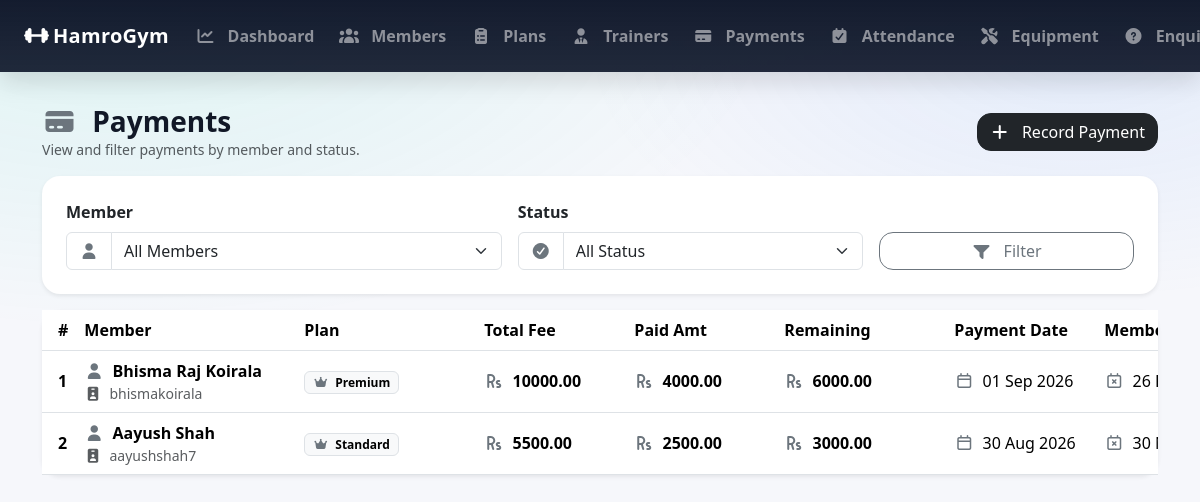
Page /admin_payments/ (signed in) on the committed database.
### GymApp/models.py (models this page shows, shortened)
class Payment(models.Model):
    PAYMENT_MODE_CHOICES = [
        ('CASH', 'Cash'),
        ('ONLINE', 'Online')
    ]
    PAYMENT_STATUS_CHOICES = [
        ('PAID', 'Paid'),
        ('PENDING', 'Pending')
    ]
    member = models.ForeignKey(
        MemberProfile,
        on_delete=models.CASCADE, # if member is deleted, delete payments
        related_name='payments' # access payments via member.payments
    )
    plan = models.ForeignKey(
        MembershipPlan,
        on_delete=models.SET_NULL, # if plan is deleted, set to null
        null=True, blank=True,
        related_name='payments'
    )
    amount = models.DecimalField(max_digits=8, decimal_places=2)
    payment_date = models.DateField(default=timezone.now)
    mode = models.CharField(max_length=50, choices=PAYMENT_MODE_CHOICES)
    status = models.CharField(max_length=50, choices=PAYMENT_STATUS_CHOICES)
    notes = models.TextField(blank=True) # optional field for any additional notes about the payment

class MemberProfile(models.Model):
    GENDER_CHOICES = (
        ('MALE', 'Male'),
        ('FEMALE', 'Female'),
        ('OTHER', 'Other'),
    )
    user = models.OneToOneField(settings.AUTH_USER_MODEL, on_delete=models.CASCADE, related_name='member_profile')
    full_name = models.CharField(max_length=100)
    mobile = models.CharField(max_length=15)
    age = models.PositiveIntegerField(null=True, blank=True)
    gender = models.CharField(max_length=10, choices=GENDER_CHOICES, null=True, blank=True)
    address = models.TextField(blank=True)
    join_date = models.DateField(default=timezone.now)
    plan = models.ForeignKey(MembershipPlan,
                             on_delete=models.SET_NULL, # If plan is deleted, set to null
                             null=True, blank=True,
                             related_name='members'
                             )
    trainer = models.ForeignKey(
        Trainer,
        on_delete=models.SET_NULL,  # If trainer is deleted, set to null
        null=True, blank=True,
        related_name='members' # access members via trainer.members
    )
    membership_start = models.DateField(null=True, blank=True)
    membership_end = models.DateField(null=True, blank=True)
    is_membership_active = models.BooleanField(default=True)

class User(AbstractUser):
    ROLE_CHOICES = [
        ('ADMIN', 'Admin'),
        ('MEMBER', 'Member'),
    ]
    role = models.CharField(max_length=20, choices=ROLE_CHOICES, default='MEMBER')

class MembershipPlan(models.Model):
    name = models.CharField(max_length=100)
    duration_months = models.PositiveIntegerField()
    fee = models.PositiveIntegerField()
    description = models.TextField(blank=True)

### GymApp/views.py (the view)
    def wrapper(request, *args, **kwargs):
        if not request.user.is_authenticated or getattr(request.user, 'role', None) != 'ADMIN':
            messages.error(request, 'You must be logged in as an admin to access this page.')
            return redirect('admin_login')  # Redirect to the admin login page
        return view_func(request, *args, **kwargs)

### GymApp/views.py (called while the page is built)
def admin_required(view_func):
    def wrapper(request, *args, **kwargs):
        if not request.user.is_authenticated or getattr(request.user, 'role', None) != 'ADMIN':
            messages.error(request, 'You must be logged in as an admin to access this page.')
            return redirect('admin_login')  # Redirect to the admin login page
        return view_func(request, *args, **kwargs)
    return wrapper

### GymApp/templates/admin_payments_list.html (shortened to what this page needs)
{% extends 'base.html' %}
{% block content %}
<div class="d-flex flex-wrap justify-content-between align-items-center gap-2 mb-3">
<div>
    <h3 class="mb-0 fw-bold">
        <i class="fa-solid fa-credit-card me-2 text-secondary"></i>
        Payments
    </h3>
    <div class="text-muted small">
        View and filter payments by member and status.
    </div>
</div>
<a href="{% url 'admin_payment_add' %}"
   class="btn btn-dark"
   style="border-radius:14px;">
    <i class="fa-solid fa-plus me-2"></i>
    Record Payment
</a>
</div>
<div class="card border-0 shadow-sm mb-3"
     style="border-radius:18px;">
<div class="card-body p-3 p-md-4">
    <form method="get" class="row g-3 align-items-end">
        <div class="col-12 col-md-5">
            <label class="form-label fw-semibold">
                Member
            </label>
            <div class="input-group">
                <span class="input-group-text bg-white">
                    <i class="fa-solid fa-user text-secondary"></i>
                </span>
                <select name="member_id" class="form-select">
                    <option value="">
                        All Members
                    </option>
                </select>
            </div>
        </div>
        <div class="col-12 col-md-4">
            <label class="form-label fw-semibold">
                Status
            </label>
            <div class="input-group">
                <span class="input-group-text bg-white">
                    <i class="fa-solid fa-circle-check text-secondary"></i>
                </span>
                <select name="status" class="form-select">
                    <option value="">
                        All Status
                    </option>
                </select>
            </div>
        </div>
        <div class="col-12 col-md-3">
            <button type="submit"
                    class="btn btn-outline-secondary w-100"
                    style="border-radius:14px;">
                <i class="fa-solid fa-filter me-2"></i>
                Filter
            </button>
        </div>
    </form>
</div>
</div>
<div class="card border-0 shadow-sm"
     style="border-radius:18px;">
<div class="card-body p-0">
    <div class="table-responsive">
        <table class="table table-hover align-middle mb-0">
            <thead style="background: rgba(15,23,42,.98); color:#fff;">
                <tr>
                    <th class="ps-3" style="width:60px;">
                        #
                    </th>
                    <th style="min-width:220px;">
                        Member
                    </th>
                    <th style="min-width:180px;">
                        Plan
                    </th>
                    <th style="min-width:150px;">
                        Total Fee
                    </th>
                    <th style="min-width:150px;">
                        Paid Amt
                    </th>
                    <th style="min-width:170px;">
                        Remaining
                    </th>
                    <th style="min-width:150px;">
                        Payment Date
                    </th>
                    <th style="min-width:170px;">
                        Membership End
                    </th>
                </tr>
            </thead>
            <tbody>
                {% if payments %}
                    {% for p in payments %}
                        <tr>
                            <td class="ps-3 fw-semibold">
                                {{ forloop.counter }}
                            </td>
                            <td>
                                <div class="fw-semibold">
                                    <i class="fa-solid fa-user me-1 text-secondary"></i>
                                    {{ p.member.full_name }}
                                </div>
                                <div class="small text-muted">
                                    <i class="fa-solid fa-id-badge me-1"></i>
                                    {{ p.member.user.username }}
                                </div>
                            </td>
                            <td>
                                {% if p.plan %}
                                    <span class="badge text-bg-light border">
                                        <i class="fa-solid fa-crown me-1 text-secondary"></i>
                                        {{ p.plan.name }}
                                    </span>
                                {% else %}
                                    <span class="text-muted">
                                        -
                                    </span>
                                {% endif %}
                            </td>
                            <td class="text-nowrap">
                                <span class="fw-bold">
                                    <i class="fa-solid fa-rupee-sign me-1 text-secondary"></i>
                                    {% if p.plan %}
                                        {{ p.plan.fee|floatformat:2 }}
                                    {% else %}
                                        -
                                    {% endif %}
                                </span>
                            </td>
                            <td class="text-nowrap">
                                <span class="fw-bold">
                                    <i class="fa-solid fa-rupee-sign me-1 text-secondary"></i>
                                    {{ p.amount }}
                                </span>
                            </td>
                            <td class="text-nowrap">
                                <span class="fw-bold">
                                    <i class="fa-solid fa-rupee-sign me-1 text-secondary"></i>
                                    {% if p.remaining is not None %}
                                        {{ p.remaining|floatformat:2 }}
                                    {% else %}
                                        -
                                    {% endif %}
                                </span>
                            </td>
                            <td class="text-nowrap">
                                {% if p.payment_date %}
                                    <i class="fa-regular fa-calendar me-1 text-secondary"></i>
                                    {{ p.payment_date|date:"d M Y" }}
                                {% else %}
                                    <span class="text-muted">
                                        -
                                    </span>
                                {% endif %}
                            </td>
                            <td class="text-nowrap">
                                {% if p.membership_end %}
                                    <i class="fa-regular fa-calendar-xmark me-1 text-secondary"></i>
                                    {{ p.membership_end|date:"d M Y" }}
                                {% else %}
                                    <span class="text-muted">
                                        -
                                    </span>
                                {% endif %}
                            </td>
                        </tr>
                    {% endfor %}
                {% endif %}
            </tbody>
        </table>
    </div>
</div>
</div>
{% endblock %}

### GymApp/templates/base.html (style rules this page uses)
:root { --brand: #00d1b2; --dark-2: #0f172a; --card: #ffffff; --muted: #6b7280; }
html { margin: 0; padding: 0; }
body { margin: 0 !important; padding: 0 !important; background: radial-gradient( 1200px 600px at 10% 0%, rgba(0, 209, 178, 0.1), transparent 55% ), radial-gradient( 900px 450px at 90% 10%, rgba(59, 130, 246, 0.1), transparent 55% ), #f6f7fb; color: #111827; }

### rows in the picture
Payment: member.full_name "Bhisma Raj Koirala", member.user.username "bhismakoirala", plan.name "Premium", plan.fee "10000.00", amount "4000.00", remaining "6000.00", payment_date "01 Sep 2026", membership_end "26…"
Payment: member.full_name "Aayush Shah", member.user.username "aayushshah7", plan.name "Standard", plan.fee "5500.00", amount "2500.00", remaining "3000.00", payment_date "30 Aug 2026", membership_end "30…"
